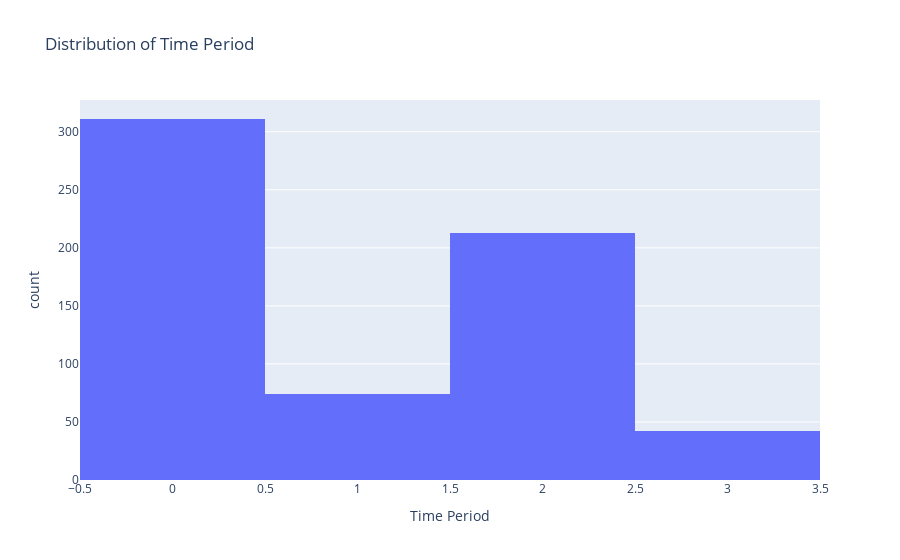

Notebook code cell kept with this figure:
### Code cell
fig = px.histogram(final_data, x='time_period', 
                   title='Distribution of Time Period',
                   labels={'time_period': 'Time Period'})

fig.show()

### Figure 1 — Plotly figure (JSON) as saved in the notebook; plotly's stock layout.template omitted (floating-point values rounded to 4 significant figures; data arrays with more than 128 entries replaced by an {"elided": "..."} marker saying what was removed)
{"data": [{"alignmentgroup": "True", "bingroup": "x", "hovertemplate": "Time Period=%{x}<br>count=%{y}<extra></extra>", "legendgroup": "", "marker": {"color": "#636efa", "pattern": {"shape": ""}}, "name": "", "offsetgroup": "", "orientation": "v", "showlegend": false, "type": "histogram", "x": {"elided": "640 int values"}, "xaxis": "x", "yaxis": "y"}], "layout": {"barmode": "relative", "legend": {"tracegroupgap": 0}, "title": {"text": "Distribution of Time Period"}, "xaxis": {"anchor": "y", "domain": [0, 1], "title": {"text": "Time Period"}}, "yaxis": {"anchor": "x", "domain": [0, 1], "title": {"text": "count"}}}}
